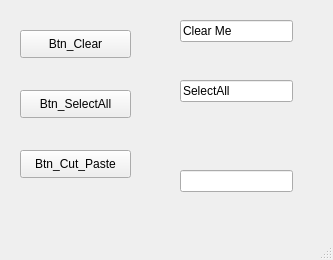
<?xml version="1.0" encoding="UTF-8"?>
<ui version="4.0">
 <class>MainWindow</class>
 <widget class="QMainWindow" name="MainWindow">
  <property name="geometry">
   <rect>
    <x>0</x>
    <y>0</y>
    <width>333</width>
    <height>260</height>
   </rect>
  </property>
  <property name="windowTitle">
   <string>MainWindow</string>
  </property>
  <widget class="QWidget" name="centralwidget">
   <widget class="QPushButton" name="pushButton">
    <property name="geometry">
     <rect>
      <x>20</x>
      <y>30</y>
      <width>111</width>
      <height>28</height>
     </rect>
    </property>
    <property name="text">
     <string>Btn_Clear</string>
    </property>
   </widget>
   <widget class="QLineEdit" name="lineEdit">
    <property name="geometry">
     <rect>
      <x>180</x>
      <y>20</y>
      <width>113</width>
      <height>22</height>
     </rect>
    </property>
    <property name="text">
     <string>Clear Me</string>
    </property>
   </widget>
   <widget class="QLineEdit" name="lineEdit_2">
    <property name="geometry">
     <rect>
      <x>180</x>
      <y>80</y>
      <width>113</width>
      <height>22</height>
     </rect>
    </property>
    <property name="text">
     <string>SelectAll</string>
    </property>
   </widget>
   <widget class="QPushButton" name="pushButton_2">
    <property name="geometry">
     <rect>
      <x>20</x>
      <y>90</y>
      <width>111</width>
      <height>28</height>
     </rect>
    </property>
    <property name="text">
     <string>Btn_SelectAll</string>
    </property>
   </widget>
   <widget class="QLineEdit" name="lineEdit_3">
    <property name="geometry">
     <rect>
      <x>180</x>
      <y>170</y>
      <width>113</width>
      <height>22</height>
     </rect>
    </property>
    <property name="text">
     <string/>
    </property>
   </widget>
   <widget class="QPushButton" name="pushButton_3">
    <property name="geometry">
     <rect>
      <x>20</x>
      <y>150</y>
      <width>111</width>
      <height>28</height>
     </rect>
    </property>
    <property name="text">
     <string>Btn_Cut_Paste</string>
    </property>
   </widget>
  </widget>
  <widget class="QMenuBar" name="menubar">
   <property name="geometry">
    <rect>
     <x>0</x>
     <y>0</y>
     <width>333</width>
     <height>26</height>
    </rect>
   </property>
  </widget>
  <widget class="QStatusBar" name="statusbar"/>
 </widget>
 <resources/>
 <connections>
  <connection>
   <sender>pushButton</sender>
   <signal>clicked()</signal>
   <receiver>lineEdit</receiver>
   <slot>clear()</slot>
   <hints>
    <hint type="sourcelabel">
     <x>113</x>
     <y>56</y>
    </hint>
    <hint type="destinationlabel">
     <x>200</x>
     <y>47</y>
    </hint>
   </hints>
  </connection>
  <connection>
   <sender>pushButton_2</sender>
   <signal>clicked()</signal>
   <receiver>lineEdit_2</receiver>
   <slot>selectAll()</slot>
   <hints>
    <hint type="sourcelabel">
     <x>53</x>
     <y>126</y>
    </hint>
    <hint type="destinationlabel">
     <x>184</x>
     <y>109</y>
    </hint>
   </hints>
  </connection>
  <connection>
   <sender>pushButton_3</sender>
   <signal>clicked()</signal>
   <receiver>lineEdit_2</receiver>
   <slot>cut()</slot>
   <hints>
    <hint type="sourcelabel">
     <x>98</x>
     <y>176</y>
    </hint>
    <hint type="destinationlabel">
     <x>235</x>
     <y>126</y>
    </hint>
   </hints>
  </connection>
  <connection>
   <sender>pushButton_3</sender>
   <signal>clicked()</signal>
   <receiver>lineEdit_3</receiver>
   <slot>paste()</slot>
   <hints>
    <hint type="sourcelabel">
     <x>65</x>
     <y>203</y>
    </hint>
    <hint type="destinationlabel">
     <x>201</x>
     <y>211</y>
    </hint>
   </hints>
  </connection>
 </connections>
</ui>
